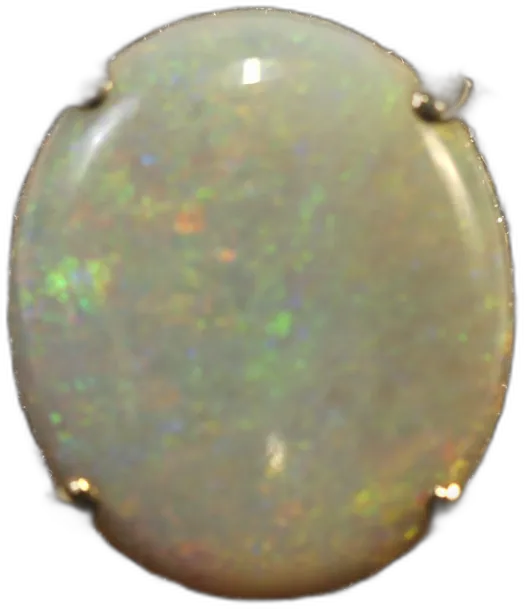
#> input picture creative-engine/runtime/assets/lot11a.webp, 524 x 609 px; its folder holds only this picture in this run
$ python -i media_measures.py   (imports and definitions only)
#> lines starting #> are read from the running program, lines starting #| are printed output that depends on the picture
"""Phase 3P.1 Mission 2 — measured inputs for the Authentic Media-First Director (config: media-source-hierarchy.json).

measure_set(paths, options) → per photograph: dimensions, sharpness (Laplacian variance at a 1200px long edge,
normalised to the 90th percentile of THIS set), luminance mean, clipped-highlight %, dark %, grey-world colour cast,
OCR text regions with a contamination class (none | watermark | price_tags | signage), is_photograph (headline-class text
or a composed layout → NOT a photograph → the anchor role), crop fit (subject mass kept in 4:5 and 1:1 crops) and a
perceptual signature for distinctness. Clutter and invitation are judged by the vision judge from a named item list
(Node) — no object detector ships in this runtime; the packet records that stand-in explicitly.
Nothing here modifies an image.
"""
import numpy as np
from PIL import Image, ImageFilter
from . import ocr, signature


def _norm_img(path, long_edge=1200):
    im = Image.open(path).convert('RGB')
    k = long_edge / float(max(im.size))
    return im.resize((max(1, int(im.width * k)), max(1, int(im.height * k))), Image.LANCZOS), im.size


def laplacian_var(gray):
    g = np.asarray(gray).astype(np.float64)
    lap = -4 * g[1:-1, 1:-1] + g[:-2, 1:-1] + g[2:, 1:-1] + g[1:-1, :-2] + g[1:-1, 2:]
    return float(lap.var())


def _luma(arr):
    a = arr.astype(np.float32)
    return 0.2126 * a[..., 0] + 0.7152 * a[..., 1] + 0.0722 * a[..., 2]


def crop_fit(im, extra_aspects=()):
    """Share of the subject's edge mass kept inside the best-placed crop of each aspect (4:5, 1:1 + the layout's own)."""
    g = np.asarray(im.convert('L').filter(ImageFilter.FIND_EDGES)).astype(np.float64)
    H, W = g.shape
    total = g.sum() or 1.0
    out = {}
    for name, ar in [('4:5', 4 / 5.0), ('1:1', 1.0)] + [('%.2f:1' % a, float(a)) for a in extra_aspects]:
        if W / float(H) > ar:
            cw = int(H * ar); best = 0.0
            for x0 in range(0, W - cw + 1, max(1, (W - cw) // 12 or 1)):
                best = max(best, g[:, x0:x0 + cw].sum() / total)
        else:
            ch = int(W / ar); best = 0.0
            for y0 in range(0, H - ch + 1, max(1, (H - ch) // 12 or 1)):
                best = max(best, g[y0:y0 + ch, :].sum() / total)
        out[name] = round(best, 3)
    return out


def text_class(items, W, H):
    """Contamination class from OCR regions (config: none | watermark | price tags; signage/headline → not ready)."""
    if not items: return 'none', 0.0, []
    area = 0.0; headline = []; small_corner = 0; small_mid = 0
    for it in items:
        x0, y0, x1, y1 = it['box']; h = y1 - y0; w = x1 - x0
        area += w * h
        if h >= 0.03 * H or (w * h) >= 0.01 * W * H: headline.append(it['text'])
        elif (x0 < 0.12 * W or x1 > 0.88 * W) and (y0 < 0.12 * H or y1 > 0.88 * H): small_corner += 1
        else: small_mid += 1
    frac = area / float(W * H)
    if headline or frac >= 0.02: return 'signage', round(frac * 100, 2), headline
    if small_mid and not small_corner: return 'price_tags', round(frac * 100, 2), []
    return 'watermark', round(frac * 100, 2), []


def measure_one(path, run_ocr=True, required_aspects=()):
#> called with path = '../runtime/assets/lot11a.webp', run_ocr = True, required_aspects = ()
    im, (W0, H0) = _norm_img(path)
#> in _norm_img, `im = Image.open(path).convert('RGB')`:
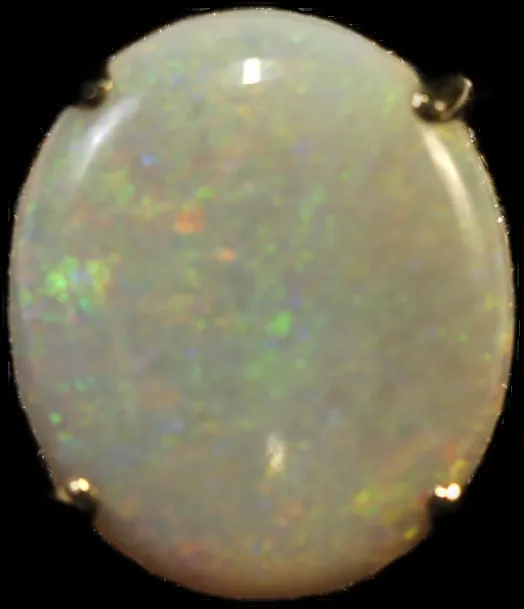
#> im: PIL image 524x609 RGB; mean R, G, B 112.6, 109.1, 86.4
#> im: PIL image 1032x1200 RGB
#> W0 = 524; H0 = 609
    arr = np.asarray(im)
    L = _luma(arr)
#> in _luma, `return 0.2126 * a[..., 0] + 0.7152 * a[..., 1] + 0.0722 * a[..., 2]`:
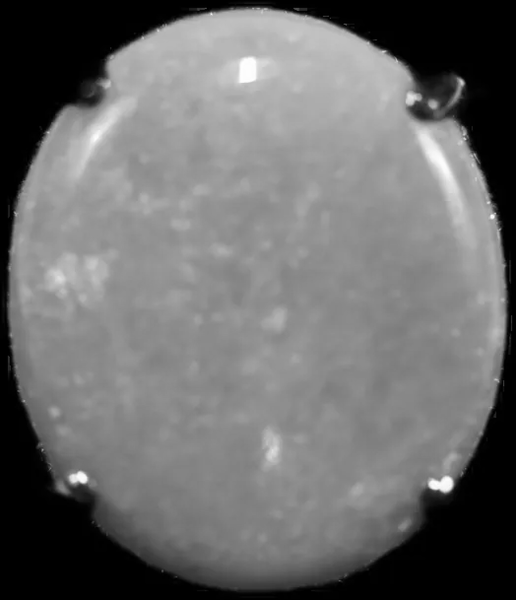
#> returned value: shape (1200, 1032) float32 (shown at 1/2 size); min 0, max 254.8, mean 108.2
    means = arr.reshape(-1, 3).mean(axis=0)
#> means = [112.6, 109.1, 86.41]
    cast = float(np.abs(means - means.mean()).max() / (means.mean() or 1))
#> cast = 0.159
    rec = dict(path=path, width=W0, height=H0, long_edge=max(W0, H0), laplacian_var=round(laplacian_var(im.convert('L')), 1),
               luminance=round(float(L.mean()), 1), clipped_pct=round(100.0 * float((L > 245).mean()), 2), dark_pct=round(100.0 * float((L < 40).mean()), 2),
               colour_cast=round(cast, 3), crop_fit=crop_fit(im, required_aspects))
#> in laplacian_var, `lap = -4 * g[1:-1, 1:-1] + g[:-2, 1:-1] + g[2:, 1:-1] + g[1:-1, :-2] +..`:
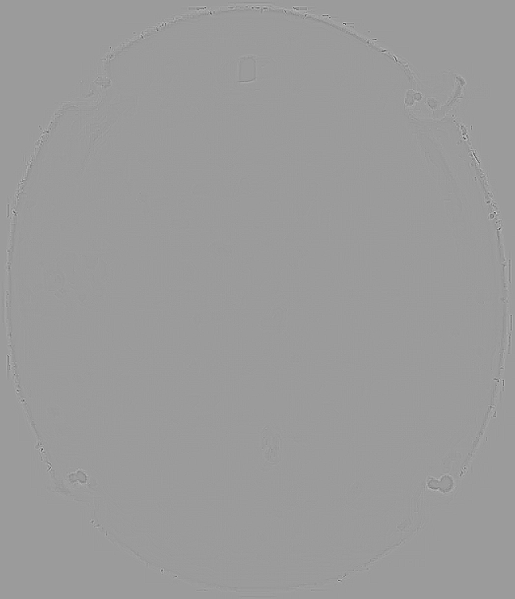
#> lap: shape (1198, 1030) float64 (shown at 1/2 size); min -103, max 66, mean 0; drawn with min black and max white
#> in crop_fit, `g = np.asarray(im.convert('L').filter(ImageFilter.FIND_EDGES)).astype(..`:
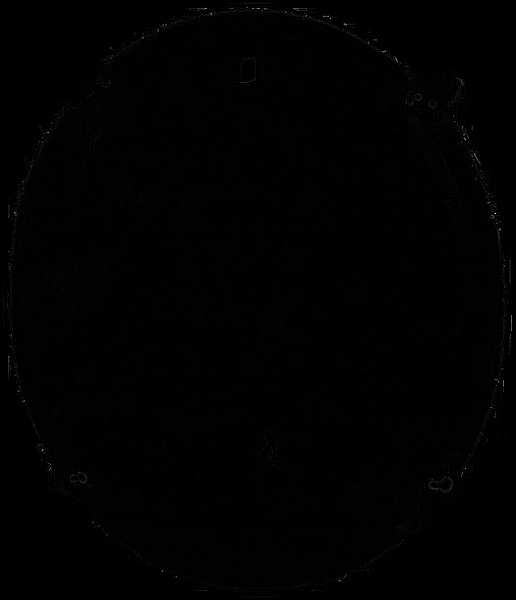
#> g: shape (1200, 1032) float64 (shown at 1/2 size); min 0, max 255, mean 1.2
#> in crop_fit, `total = g.sum() or 1.0`: total = 1521210
#> after the loop in crop_fit, `for name, ar in [('4:5', 4 / 5.0), ('1:1', 1.0)] + [('%.2f:1' % a, flo..`: out = {'4:5': 0.943, '1:1': 0.914}
#> rec = 10 items
    if required_aspects:
        rec['crop_fit_required'] = min(rec['crop_fit']['%.2f:1' % a] for a in required_aspects)
    if run_ocr:
#> (the run stopped early here; a loop or call above may not have finished)

$ run again, on creative-engine/runtime/assets/lot44a.webp
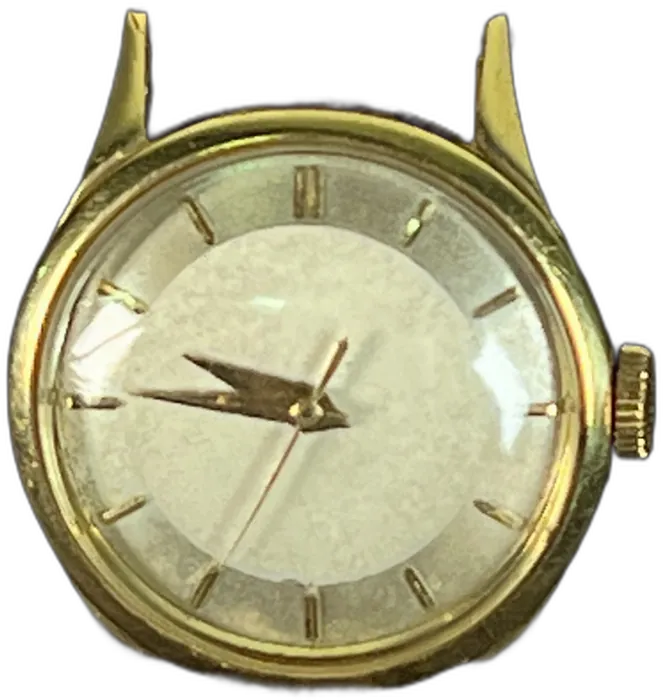
#> input picture creative-engine/runtime/assets/lot44a.webp, 663 x 700 px
#> W0 = 663; H0 = 700
#> in _luma, `return 0.2126 * a[..., 0] + 0.7152 * a[..., 1] + 0.0722 * a[..., 2]`:
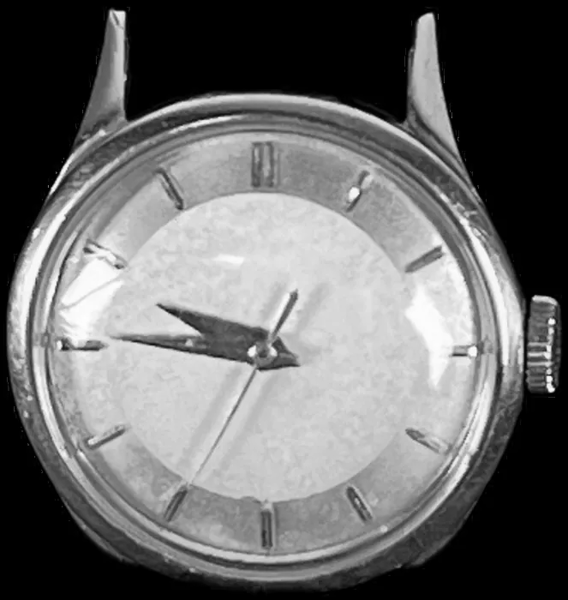
#> returned value: shape (1200, 1136) float32 (shown at 1/2 size); min 0, max 254.2, mean 106.8
#> means = [111.4, 108.1, 80.63]
#> cast = 0.194
#> in crop_fit, `g = np.asarray(im.convert('L').filter(ImageFilter.FIND_EDGES)).astype(..`:
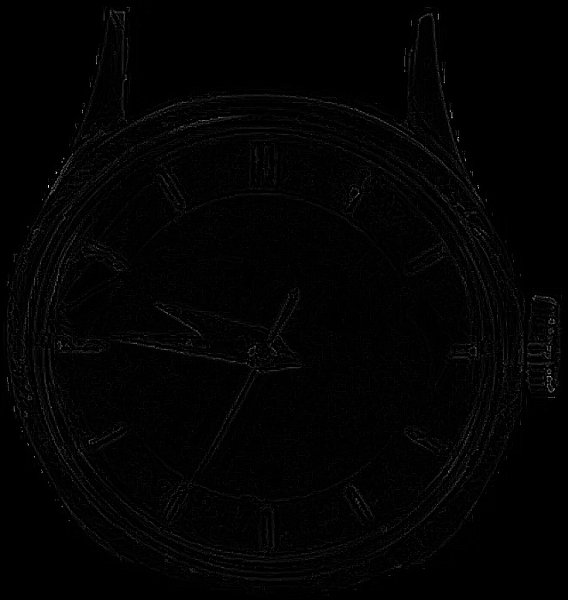
#> g: shape (1200, 1136) float64 (shown at 1/2 size); min 0, max 255, mean 2.8
#> total = 3850228
#> after the loop in crop_fit, `for name, ar in [('4:5', 4 / 5.0), ('1:1', 1.0)] + [('%.2f:1' % a, flo..`: out = {'4:5': 0.916, '1:1': 0.992}
#> rec = 10 items

$ run again, on creative-engine/runtime/assets/lot11c.webp
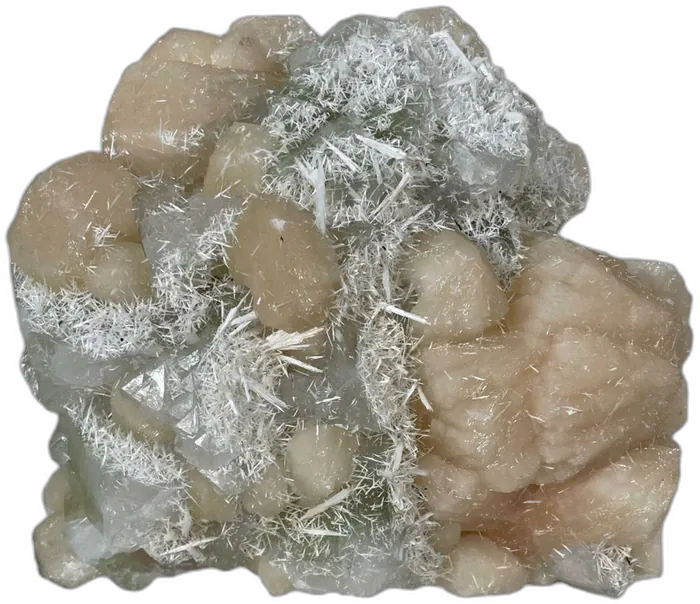
#> input picture creative-engine/runtime/assets/lot11c.webp, 700 x 604 px
#> W0 = 700; H0 = 604
#> in _luma, `return 0.2126 * a[..., 0] + 0.7152 * a[..., 1] + 0.0722 * a[..., 2]`:
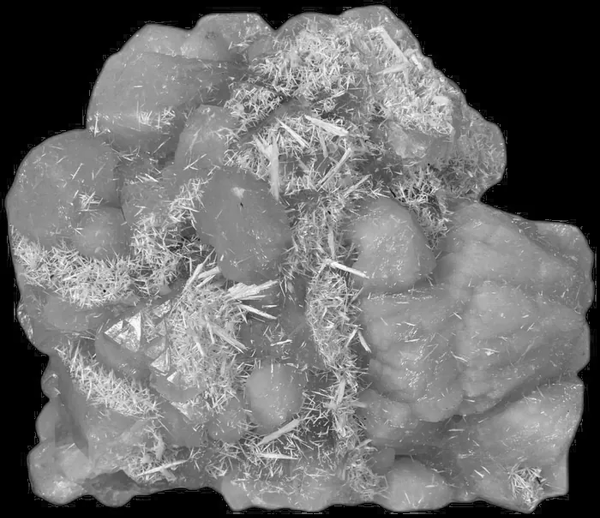
#> returned value: shape (1035, 1200) float32 (shown at 1/2 size); min 0, max 255, mean 110.5
#> means = [115, 110.3, 99.11]
#> cast = 0.0834
#> in crop_fit, `g = np.asarray(im.convert('L').filter(ImageFilter.FIND_EDGES)).astype(..`:
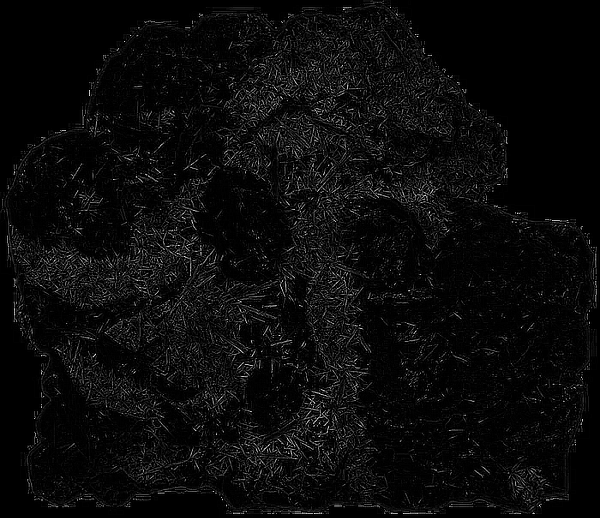
#> g: shape (1035, 1200) float64 (shown at 1/2 size); min 0, max 255, mean 11.2
#> total = 13933443
#> after the loop in crop_fit, `for name, ar in [('4:5', 4 / 5.0), ('1:1', 1.0)] + [('%.2f:1' % a, flo..`: out = {'4:5': 0.862, '1:1': 0.954}
#> rec = 10 items
